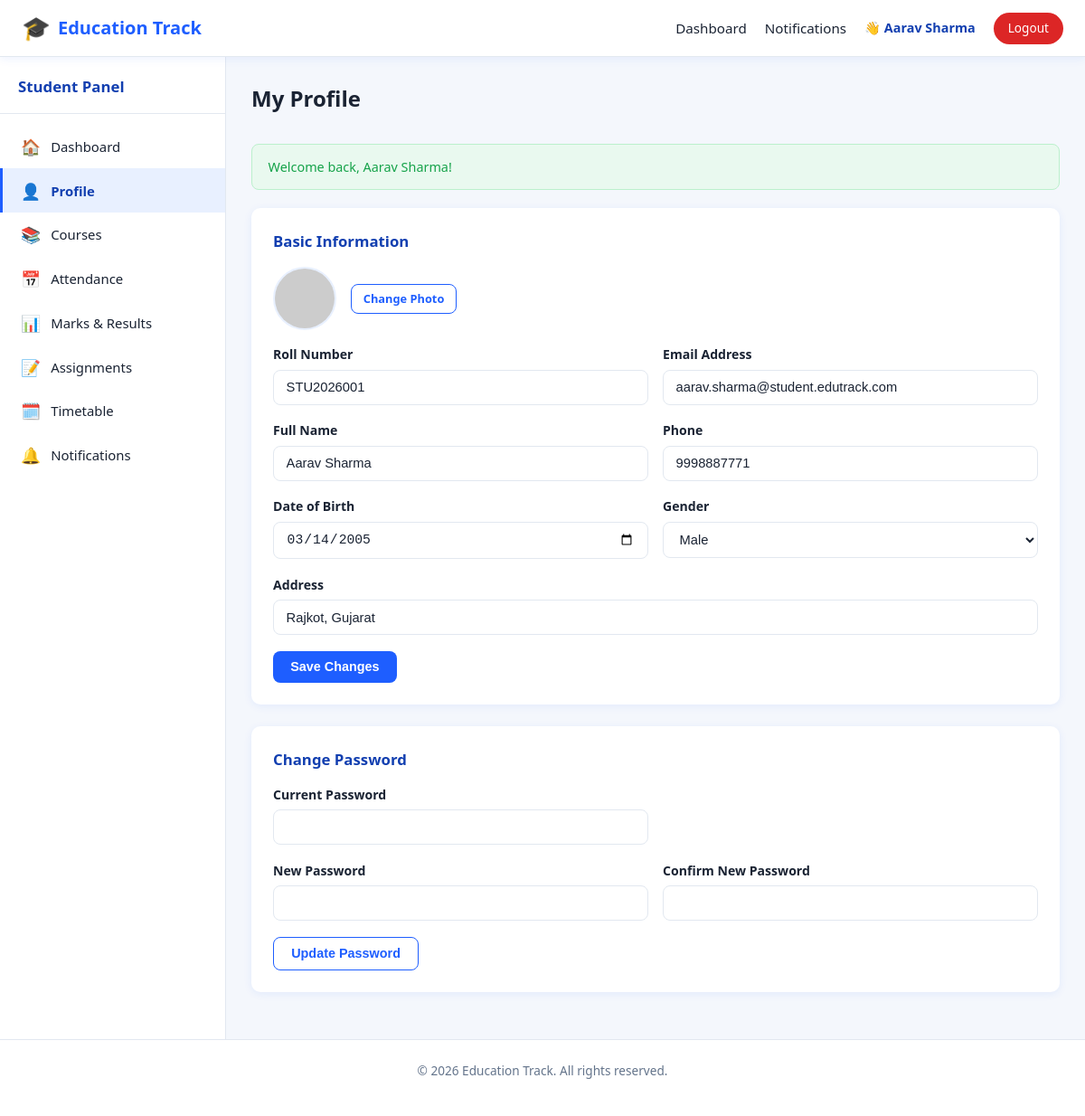
The page /profile.php (signed in) on the database its author committed.
### tables this page shows
CREATE TABLE students (
    id INT AUTO_INCREMENT PRIMARY KEY,
    roll_no VARCHAR(30) NOT NULL UNIQUE,
    full_name VARCHAR(100) NOT NULL,
    email VARCHAR(100) NOT NULL UNIQUE,
    password VARCHAR(255) NOT NULL,
    phone VARCHAR(20),
    dob DATE,
    gender ENUM('Male','Female','Other'),
    address VARCHAR(255),
    profile_image VARCHAR(255) DEFAULT 'default.png',
    status ENUM('active','inactive') DEFAULT 'active',
    created_at TIMESTAMP DEFAULT CURRENT_TIMESTAMP
);

### includes/session.php (called while the page is built, shortened)
<?php
function getFlash(): array
{
    $flash = $_SESSION['flash'] ?? [];
    return $flash;
}
function sanitize(string $value): string
{
    return htmlspecialchars(trim($value), ENT_QUOTES, 'UTF-8');
}

### profile.php (the view, shortened to what this page needs)
<?php
require_once __DIR__ . '/includes/session.php';
$pdo = getDBConnection();
$studentId = currentStudentId();
$stmt = $pdo->prepare('SELECT * FROM students WHERE id = :id');
$stmt->execute(['id' => $studentId]);
$student = $stmt->fetch();
$flash = getFlash();
require_once __DIR__ . '/includes/header.php';
require_once __DIR__ . '/includes/navbar.php';
?>
<div class="app-layout">
    <?php $sidebarType = 'student'; $activePage = 'profile'; require __DIR__ . '/includes/sidebar.php'; ?>
    <main class="main-content">
        <div class="page-header"><h1>My Profile</h1></div>
        <?php if (!empty($flash['success'])): ?>
            <div class="alert alert-success" data-autohide><?= sanitize($flash['success']) ?></div>
        <?php endif; ?>
        <div class="card">
            <div class="card-title">Basic Information</div>
            <form method="POST" action="profile.php" enctype="multipart/form-data" data-validate novalidate>
                <div class="upload-preview">
                    <img id="profilePreview" class="avatar" style="width:70px;height:70px;"
                         src="<?= ($student['profile_image'] && $student['profile_image'] !== 'default.png') ? UPLOAD_URL_PROFILE . sanitize($student['profile_image']) : 'https://ui-avatars.com/api/?background=1e5eff&color=fff&name=' . urlencode($student['full_name']) ?>" alt="Profile photo">
                    <div>
                        <label for="profile_image" class="btn btn-secondary btn-sm">Change Photo</label>
                    </div>
                </div>
                <div class="form-row">
                    <div class="form-group">
                        <label>Roll Number</label>
                        <input type="text" class="form-control" value="<?= sanitize($student['roll_no']) ?>" disabled>
                    </div>
                    <div class="form-group">
                        <label>Email Address</label>
                        <input type="text" class="form-control" value="<?= sanitize($student['email']) ?>" disabled>
                    </div>
                </div>
                <div class="form-row">
                    <div class="form-group">
                        <label for="full_name">Full Name</label>
                        <input type="text" id="full_name" name="full_name" class="form-control" data-rule="required" value="<?= sanitize($student['full_name']) ?>">
                    </div>
                    <div class="form-group">
                        <label for="phone">Phone</label>
                        <input type="text" id="phone" name="phone" class="form-control" data-rule="required|phone" value="<?= sanitize($student['phone']) ?>">
                    </div>
                </div>
                <div class="form-row">
                    <div class="form-group">
                        <label for="dob">Date of Birth</label>
                        <input type="date" id="dob" name="dob" class="form-control" value="<?= sanitize((string) $student['dob']) ?>">
                    </div>
                    <div class="form-group">
                        <label for="gender">Gender</label>
                        <select id="gender" name="gender" class="form-control">
                            <option value="Male" <?= $student['gender'] === 'Male' ? 'selected' : '' ?>>Male</option>
                        </select>
                    </div>
                </div>
                <div class="form-group">
                    <label for="address">Address</label>
                    <input type="text" id="address" name="address" class="form-control" value="<?= sanitize($student['address']) ?>">
                </div>
                <button type="submit" class="btn btn-primary">Save Changes</button>
            </form>
        </div>
        <div class="card">
            <div class="card-title">Change Password</div>
            <form method="POST" action="profile.php" data-validate novalidate>
                <div class="form-row">
                    <div class="form-group">
                        <label for="current_password">Current Password</label>
                        <input type="password" id="current_password" name="current_password" class="form-control" data-rule="required">
                    </div>
                    <div></div>
                </div>
                <div class="form-row">
                    <div class="form-group">
                        <label for="new_password">New Password</label>
                        <input type="password" id="new_password" name="new_password" class="form-control" data-rule="required|min:6">
                    </div>
                    <div class="form-group">
                        <label for="confirm_new_password">Confirm New Password</label>
                        <input type="password" id="confirm_new_password" name="confirm_new_password" class="form-control" data-rule="required|match:#new_password">
                    </div>
                </div>
                <button type="submit" class="btn btn-secondary">Update Password</button>
            </form>
        </div>
    </main>
</div>
<?php
require_once __DIR__ . '/includes/footer.php';
?>

### assets/css/style.css (style rules this page uses)
:root { --primary: #1e5eff; --primary-dark: #123fb0; --primary-light: #e8f0ff; --secondary: #0ea5e9; --accent: #ffb020; --success: #16a34a; --success-bg: #e9f9ef; --danger: #dc2626; --danger-bg: #fdecec; --warning: #d97706; --warning-bg: #fff7e6; --text-dark: #1a2333; --text-muted: #64748b; --white: #ffffff; --bg-light: #f4f7fc; --border: #e2e8f0; --radius: 10px; --shadow: 0 2px 10px rgba(30, 94, 255, 0.08); --shadow-lg: 0 8px 30px rgba(30, 94, 255, 0.12); --sidebar-width: 250px; }
* { box-sizing: border-box; }
html, body { margin: 0; padding: 0; font-family: 'Segoe UI', Roboto, Helvetica, Arial, sans-serif; background: var(--bg-light); color: var(--text-dark); line-height: 1.5; }
img { max-width: 100%; display: block; }
h1, h2, h3, h4 { margin: 0 0 .5rem; color: var(--text-dark); }
.app-layout { display: flex; min-height: calc(100vh - 60px); max-width: 1500px; margin: 0 auto; }
.main-content { flex: 1; padding: 1.75rem; min-width: 0; }
.page-header { display: flex; justify-content: space-between; align-items: center; flex-wrap: wrap; gap: .75rem; margin-bottom: 1.5rem; }
.page-header h1 { font-size: 1.5rem; }
.btn { display: inline-flex; align-items: center; justify-content: center; gap: .4rem; padding: .6rem 1.2rem; border-radius: 8px; border: none; font-weight: 600; font-size: .9rem; cursor: pointer; transition: transform .1s, box-shadow .15s, background .15s; }
.btn-primary { background: var(--primary); color: var(--white); }
.btn-secondary { background: var(--white); color: var(--primary); border: 1px solid var(--primary); }
.btn-sm { padding: .35rem .8rem; font-size: .8rem; }
.card { background: var(--white); border-radius: var(--radius); box-shadow: var(--shadow); padding: 1.5rem; margin-bottom: 1.5rem; }
.card-title { font-size: 1.05rem; font-weight: 700; margin-bottom: 1rem; color: var(--primary-dark); }
.form-group { margin-bottom: 1.1rem; }
.form-group label { display: block; margin-bottom: .4rem; font-weight: 600; font-size: .88rem; color: var(--text-dark); }
.form-control { width: 100%; padding: .65rem .85rem; border: 1px solid var(--border); border-radius: 8px; font-size: .92rem; background: var(--white); color: var(--text-dark); transition: border-color .15s, box-shadow .15s; }
.form-row { display: grid; grid-template-columns: repeat(auto-fit, minmax(220px, 1fr)); gap: 1rem; }
.alert { padding: .85rem 1.1rem; border-radius: 8px; margin-bottom: 1.25rem; font-size: .9rem; font-weight: 500; }
.alert-success { background: var(--success-bg); color: var(--success); border: 1px solid #bbf0cc; }
.avatar { width: 42px; height: 42px; border-radius: 50%; object-fit: cover; background: var(--primary-light); }

### assets/css/forms.css (style rules this page uses)
.upload-preview { display: flex; align-items: center; gap: 1rem; margin-bottom: 1rem; }
.upload-preview img { width: 70px; height: 70px; border-radius: 50%; object-fit: cover; border: 2px solid var(--primary-light); }

### rows shown on the page
students: roll_no "STU2026001", email "aarav.sharma@student.edutrack.com", full_name "Aarav Sharma", phone "9998887771", dob "03/14/2005", gender "Male", address "Rajkot, Gujarat"

### other values the page prints
currentStudentName() "Aarav Sharma"
$link['icon'] "🏠"
$link['label'] "Dashboard"
$link['icon'] "👤"
$link['label'] "Profile"
$link['icon'] "📚"
$link['label'] "Courses"
$link['icon'] "📅"
$link['label'] "Attendance"
$link['icon'] "📊"
$link['label'] "Marks & Results"
$link['icon'] "📝"
$link['label'] "Assignments"
$link['icon'] "🗓️"
$link['label'] "Timetable"
